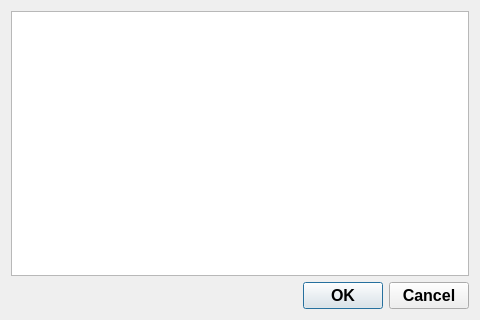
<?xml version="1.0" encoding="UTF-8"?>
<ui version="4.0">
 <class>InformationPanel</class>
 <widget class="QDialog" name="InformationPanel">
  <property name="geometry">
   <rect>
    <x>0</x>
    <y>0</y>
    <width>480</width>
    <height>320</height>
   </rect>
  </property>
  <property name="font">
   <font>
    <pointsize>12</pointsize>
    <weight>75</weight>
    <bold>true</bold>
   </font>
  </property>
  <property name="windowTitle">
   <string>Application output</string>
  </property>
  <layout class="QVBoxLayout" name="verticalLayout">
   <item>
    <widget class="QTextBrowser" name="textBrowser">
     <property name="font">
      <font>
       <pointsize>12</pointsize>
       <weight>75</weight>
       <bold>true</bold>
      </font>
     </property>
    </widget>
   </item>
   <item>
    <widget class="QDialogButtonBox" name="buttonBox">
     <property name="orientation">
      <enum>Qt::Horizontal</enum>
     </property>
     <property name="standardButtons">
      <set>QDialogButtonBox::Cancel|QDialogButtonBox::Ok</set>
     </property>
    </widget>
   </item>
  </layout>
 </widget>
 <resources/>
 <connections>
  <connection>
   <sender>buttonBox</sender>
   <signal>accepted()</signal>
   <receiver>InformationPanel</receiver>
   <slot>accept()</slot>
   <hints>
    <hint type="sourcelabel">
     <x>257</x>
     <y>310</y>
    </hint>
    <hint type="destinationlabel">
     <x>157</x>
     <y>274</y>
    </hint>
   </hints>
  </connection>
  <connection>
   <sender>buttonBox</sender>
   <signal>rejected()</signal>
   <receiver>InformationPanel</receiver>
   <slot>reject()</slot>
   <hints>
    <hint type="sourcelabel">
     <x>325</x>
     <y>310</y>
    </hint>
    <hint type="destinationlabel">
     <x>286</x>
     <y>274</y>
    </hint>
   </hints>
  </connection>
 </connections>
</ui>
